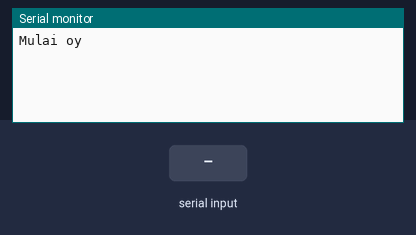
Recording of a sketch running on a simulated Arduino Uno, built with avr-gcc and run on an emulated ATmega328P. On the bench: the last lines printed to the serial monitor. The inputs (shaded band) are chosen by the test bench.

Above: at 1.2 s.
1.3 s: "1" received over Serial
At 3.1 s:
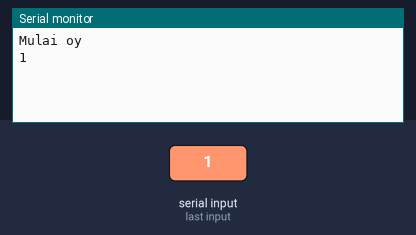
3.8 s: "0" received over Serial
At 5.2 s:
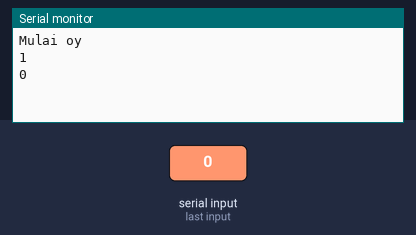
5.3 s: "2" received over Serial
At 7.3 s:
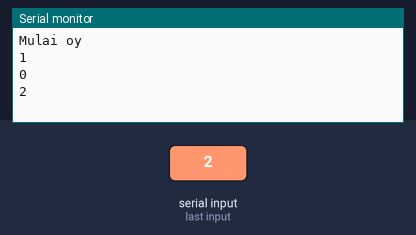

Measured:
- after the input at 1.3 s, the serial monitor: prints a new line after 1.0 s (image 1)
- after the input at 3.8 s, the serial monitor: prints a new line after 1.0 s (image 2)
- after the input at 5.3 s, the serial monitor: prints a new line after 1.0 s (image 3)

The sketch:

input_data_SerialMonitor.ino
```cpp
void setup() {
  // put your setup code here, to run once:
  Serial.begin(9600);
  Serial.println("Mulai oy");
}

void loop() {
  // put your main code here, to run repeatedly:
  // untuk inputan string
  if(Serial.available() > 0 ){
    String s = Serial.readString();
    Serial.println(s);
    }

  // untuk inputan char
   if(Serial.available() > 0 ){
    String s = Serial.readString();
    Serial.println(s);
    }
}
```
